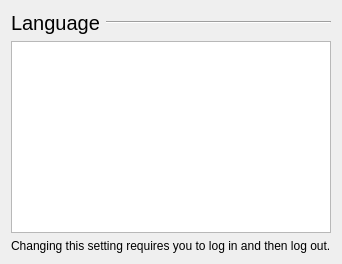
           <widget class="QWidget" name="page_9">
            <layout class="QGridLayout" name="gridLayout_16">
             <item row="0" column="0">
              <widget class="QLabel" name="displayLabel_11">
               <property name="font">
                <font>
                 <pointsize>15</pointsize>
                </font>
               </property>
               <property name="text">
                <string>Language</string>
               </property>
              </widget>
             </item>
             <item row="0" column="1">
              <widget class="Line" name="displayLine_11">
               <property name="sizePolicy">
                <sizepolicy hsizetype="Expanding" vsizetype="Fixed">
                 <horstretch>0</horstretch>
                 <verstretch>0</verstretch>
                </sizepolicy>
               </property>
               <property name="orientation">
                <enum>Qt::Horizontal</enum>
               </property>
              </widget>
             </item>
             <item row="1" column="0" colspan="2">
              <widget class="QListWidget" name="localeList"/>
             </item>
             <item row="2" column="0" colspan="2">
              <widget class="QLabel" name="label_68">
               <property name="text">
                <string>Changing this setting requires you to log in and then log out.</string>
               </property>
              </widget>
             </item>
            </layout>
           </widget>
